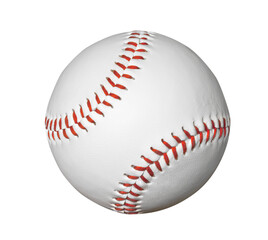
#> input picture test.jpg, 268 x 240 px, given in place of the camera
$ python speed.py   (older library calls are emulated)
#> lines starting #> are read from the running program, lines starting #| are printed output that depends on the picture
import cv2
import numpy as np
import time
import matplotlib.pyplot as plt
import math


cap = cv2.VideoCapture(0)
startx = -1

def captu():
    print("captu called")
    global startx
    startx = -1
    ####### capture startx
    _, prevc = cap.read()
#> prevc is the input picture: shape (240, 268, 3); mean B, G, R 231.3, 232, 235.5
    prevc= cv2.flip(prevc, 1)
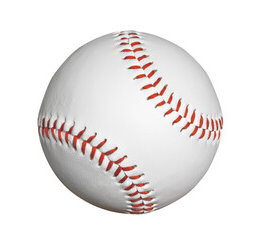
#> prevc: shape (240, 268, 3); mean B, G, R 231.3, 232, 235.5

    while True:
        _, newc = cap.read()
        newc = cv2.flip(newc, 1)
        diffc = cv2.absdiff(prevc, newc)
#> diffc: shape (240, 268, 3); every value is 0
        diffc = cv2.cvtColor(diffc, cv2.COLOR_BGR2GRAY)
#> diffc: shape (240, 268); every value is 0
        diffc = cv2.blur(diffc, (4,4))
        _, diffc = cv2.threshold(diffc, 10,255, cv2.THRESH_BINARY)
        _,contorc,_ = cv2.findContours(diffc, cv2.RETR_TREE, cv2.CHAIN_APPROX_SIMPLE)
#> contorc = []

        for contc in contorc :
            if cv2.contourArea(contc) > 30000:
                (x1c,y1c),rad = cv2.minEnclosingCircle(contc)
                if x1c < 545 and x1c > 105:
                    startx = x1c
#> this loop made 0 passes

        prevc = newc.copy()

        cv2.imshow("diffc", diffc)


        if cv2.waitKey(1) == 27 or startx != -1:

#> (key Esc is pressed here)
            break

    return startx

################################################
def right():
    print("from right")
    endxr = -1
    global startx
    start_time = time.time()
    _, prevr = cap.read()
    prevr= cv2.flip(prevr, 1)
    while True:
        _, newr = cap.read()
        newr = cv2.flip(newr, 1)
        diffr = cv2.absdiff(prevr, newr)
        diffr = cv2.cvtColor(diffr, cv2.COLOR_BGR2GRAY)
        diffr = cv2.blur(diffr, (4,4))
        _, diffr = cv2.threshold(diffr, 10,255, cv2.THRESH_BINARY)
        _,contorr,_ = cv2.findContours(diffr, cv2.RETR_TREE, cv2.CHAIN_APPROX_SIMPLE)
#> contorr = []
        for contr in contorr :
            if cv2.contourArea(contr) > 30000:
                (x,y,w,h) = cv2.boundingRect(contr)
                (x1r,y1r),rad = cv2.minEnclosingCircle(contr)
                cv2.rectangle(prevr, (x,y), (x+w,y+h), (0,255,0), 2)
                if x1r > 550:
                    endxr = x1r
                    end_time = time.time()
                    print("it took {}".format(end_time-start_time))
                    cv2.putText(prevr, "speed:{} px/sec".format(math.trunc(np.sqrt((550-startx)**2)/(end_time-start_time))),(50,100),cv2.FONT_HERSHEY_SIMPLEX, 1, (0,255,0), 3)
                    break

        cv2.imshow("right", prevr)
        prevr = newr.copy()

        if endxr > 550 or cv2.waitKey(1) == 27:

#> (key Esc is pressed here)
            break
    return None

def left():
    global startx
    endx = 700
    print("from left")
    start_time = time.time()
    _, prev = cap.read()
    prev= cv2.flip(prev, 1)
    while True:
        _, new = cap.read()
        new = cv2.flip(new, 1)
        diff = cv2.absdiff(prev, new)
        diff = cv2.cvtColor(diff, cv2.COLOR_BGR2GRAY)
        diff = cv2.blur(diff, (4,4))
        _, diff = cv2.threshold(diff, 10,255, cv2.THRESH_BINARY)
        _,contor,_ = cv2.findContours(diff, cv2.RETR_TREE, cv2.CHAIN_APPROX_SIMPLE)
        for cont in contor :
            if cv2.contourArea(cont) > 30000:

                (x,y,w,h) = cv2.boundingRect(cont)
                (x1,y1),rad = cv2.minEnclosingCircle(cont)
                cv2.rectangle(prev, (x,y), (x+w,y+h), (0,255,0), 2)
                if x1 < 100:
                    endx = x1
                    end_time = time.time()
                    print("it took {}".format(end_time-start_time))
                    cv2.putText(prev, "speed:{} px/sec".format(math.trunc(np.sqrt((startx - x1)**2 )/(end_time-start_time))),(50,100),cv2.FONT_HERSHEY_SIMPLEX, 1, (0,255,0), 3)

                    break

        cv2.imshow("left", prev)
        prev = new.copy()

        if endx < 100 or cv2.waitKey(1) == 27:
            break
    return None

############ CAPTURE ENDX    ###########################

while True :
    if captu() < 150:
        right()
    else:
        left()

    if cv2.waitKey(1) == 27:
#> (key Esc is pressed here)
        break

cap.release()
cv2.destroyAllWindows()
